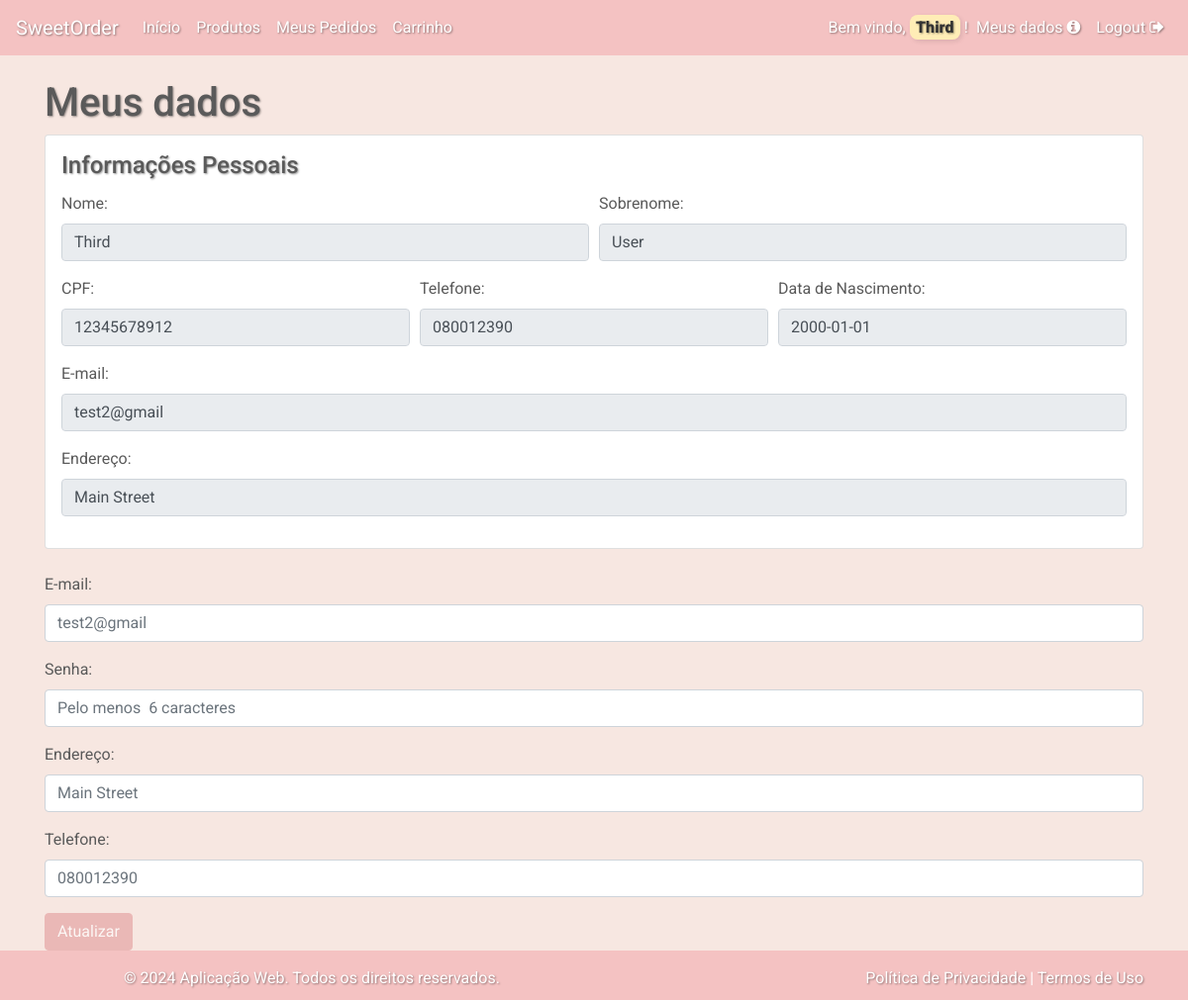
Page /auth/meus_dados (signed in) on the committed database.
### app/models.py (models this page shows)
class User(db.Model, UserMixin):
    id = db.Column(db.Integer, primary_key=True)
    first_name = db.Column(db.String(150))
    last_name = db.Column(db.String(150))
    cpf = db.Column(db.String(12))
    email = db.Column(db.String(150), unique=True)
    password = db.Column(db.String(150))
    birth_date = db.Column(db.String(20))
    address = db.Column(db.String(250))
    phone = db.Column(db.String(12))
    admin = db.Column(db.Boolean, default=False)

### app/blueprints/auth/routes.py (the view, shortened to what this page needs)
@auth.route('/meus_dados', methods=['GET', 'POST'])
@login_required
def update_profile():
    user = current_user
    return render_template('auth/my_profile.html')

### app/templates/auth/my_profile.html (shortened to what this page needs)
{% extends "shared/base.html" %}
{% block content %} <h1>Meus dados </h1>
<form class="form-horizontal" method="POST" action="{{ url_for('auth.update_profile') }}">
    <div class="card p-3 mb-4">
        <h4 class="card-title">Informações Pessoais</h4>
        <div class="form-row">
            <div class="form-group col-md-6">
                <label for="first_name">Nome:</label>
                <input type="text" class="form-control" id="first_name" name="first_name" value="{{current_user.first_name}}" readonly>
            </div>
            <div class="form-group col-md-6">
                <label for="last_name">Sobrenome:</label>
                <input type="text" class="form-control" id="last_name" name="last_name" value="{{current_user.last_name}}" readonly>
            </div>
        </div>
        <div class="form-row">
            <div class="form-group col-md-4">
                <label for="cpf">CPF:</label>
                <input type="text" class="form-control" id="cpf" value="{{current_user.cpf}}" readonly>
            </div>
            <div class="form-group col-md-4">
                <label for="phone">Telefone:</label>
                <input type="text" class="form-control" id="phone" value="{{current_user.phone}}" readonly>
            </div>
            <div class="form-group col-md-4">
                <label for="birthdate">Data de Nascimento:</label>
                <input type="text" class="form-control" id="birthdate" value="{{current_user.birth_date}}" readonly>
            </div>
        </div>
        <div class="form-group">
            <label for="email">E-mail:</label>
            <input type="text" class="form-control" id="email" value="{{current_user.email}}" readonly>
        </div>
        <div class="form-group">
            <label for="address">Endereço:</label>
            <input type="text" class="form-control" id="address" value="{{current_user.address}}" readonly>
        </div>
    </div>
    <div class="form-group">
        <label for="email">E-mail:</label>
        <input type="email" class="form-control" id="email" name="email" placeholder="{{current_user.email}}">
    </div>
    <div class="form-group">
        <label for="password">Senha:</label>
        <input type="password" class="form-control" id="password" name="password" placeholder="Pelo menos  6 caracteres">
    </div>
    <div class="form-group">
        <label for="address">Endereço:</label>
        <input type="text" class="form-control" id="address" name="address" placeholder="{{current_user.address}}">
    </div>
    <div class="form-group">
        <label for="phone">Telefone:</label>
        <input type="text" class="form-control" id="phone" name="phone" placeholder="{{current_user.phone}}">
    </div>
    <button type="submit" class="btn btn-primary" id="updateBtn" disabled>Atualizar</button>
</form>
{% endblock %}

### app/templates/shared/base.html (shortened to what this page needs)
<!doctype html>
<html lang="en">
    <head>
        <link href="https://stackpath.bootstrapcdn.com/bootstrap/4.5.2/css/bootstrap.min.css" rel="stylesheet">
        <link href="{{ url_for('static', filename='css/custom.css') }}" rel="stylesheet">
        <link href="https://cdnjs.cloudflare.com/ajax/libs/bootstrap-icons/1.5.0/font/bootstrap-icons.min.css" rel="stylesheet">
        <link href="https://cdnjs.cloudflare.com/ajax/libs/font-awesome/5.15.4/css/all.min.css" rel="stylesheet">
        <link rel="stylesheet" href="https://cdnjs.cloudflare.com/ajax/libs/font-awesome/4.7.0/css/font-awesome.min.css">
    </head>
    <body>
        <nav class="navbar navbar-expand-lg navbar-custom">
            <a class="navbar-brand">SweetOrder</a>
            <div class="collapse navbar-collapse" id="navbarNav">
                <ul class="navbar-nav mr-auto">
                    <li class="nav-item">
                        <a class="nav-link" href="{{ url_for('auth.home') }}">Início</a>
                    </li>
                    <li class="nav-item">
                        <a class="nav-link" href="{{ url_for('client.products') }}">Produtos</a>
                    </li>
                    {% if not current_user.admin %}
                    <li class="nav-item">
                        <a class="nav-link" href="{{ url_for('client.my_orders') }}">Meus Pedidos</a>
                    </li>
                    <li class="nav-item">
                        <a class="nav-link" href="{{ url_for('client.cart') }}">Carrinho</a>
                    </li>
                    {% endif %}
                </ul>
                <ul class="navbar-nav">
                    {% if current_user.is_authenticated %}
                    <li class="nav-item">
                        <span class="navbar-text">
                            <a>Bem vindo, <mark><b> {{ current_user.first_name }}</b></mark> !</a>
                        </span>
                    </li>
                    <li class="nav-item">
                        <a class="nav-link" href="{{ url_for('auth.update_profile') }}">Meus dados <i class="fa fa-info-circle"></i></a>
                    </li>
                    <li class="nav-item">
                        <a class="nav-link" href="{{ url_for('auth.logout') }}">Logout <i class="fa fa-sign-out"></i></a>
                    </li>
                    {% endif %}
                </ul>
            </div>
        </nav>
        <div class="d-flex flex-column min-vh-100">
            <div class="container mt-4 mb-auto">
                {% block content %}{% endblock %}
            </div>
        </div>
        <footer class="footer-custom mt-auto py-3">
            <div class="container">
                <div class="row">
                    <div class="col-md-6">
                        <p>&copy; 2024 Aplicação Web. Todos os direitos reservados.</p>
                    </div>
                    <div class="col-md-6 text-right">
                        <a href="#" data-toggle="modal" data-target="#privacyModal">Política de Privacidade</a> |
                        <a href="#" data-toggle="modal" data-target="#termsModal">Termos de Uso</a>
                    </div>
                </div>
            </div>
        </footer>
    </body>
</html>

### app/static/css/custom.css (style rules this page uses)
html, body { height: 100%; margin: 0; }
.container { min-height: 100%; display: flex; flex-direction: column; }
.container .row { flex-grow: 1; }
a, h1, h2, h3, h4, h5, h6, p, th, td { text-shadow: 1px 1px 2px rgba(0, 0, 0, 0.4); }
mark { background-color: #ffedb6; color: #333; border-radius: 8px; padding: 0.2em 0.4em; box-shadow: 2px 2px 5px rgba(0, 0, 0, 0.1); font-weight: bold; }
.container { padding-bottom: 50px; }
body { font-family: 'Roboto', sans-serif; background-color: #f7e7e1; color: #5a5a5a; }
.navbar-custom { background-color: #f4c2c2; color: #ffffff; }
.navbar-custom .navbar-brand, .navbar-custom .nav-link, .navbar-custom .navbar-text { color: #ffffff; }
footer { position: relative; bottom: 0; width: 100%; height: 50px; background-color: #f8f9fa; text-align: center; padding: 10px; }
.footer-custom { background-color: #f4c2c2; color: #ffffff; padding: 20px 0; position: fixed; width: 100%; bottom: 0; }
.footer-custom a { color: #ffffff; text-decoration: none; }
.form-control { border-radius: 0.25rem; border: 1px solid #ced4da; }
.btn-primary { background-color: #e4a0a0; border-color: #e4a0a0; }
#updateBtn { background-color: #e4a0a0; border-color: #e4a0a0; }

### rows in the picture
User: first_name "Third", last_name "User", cpf "12345678912", phone "080012390", birth_date "2000-01-01", email "test2@gmail", address "Main Street"
